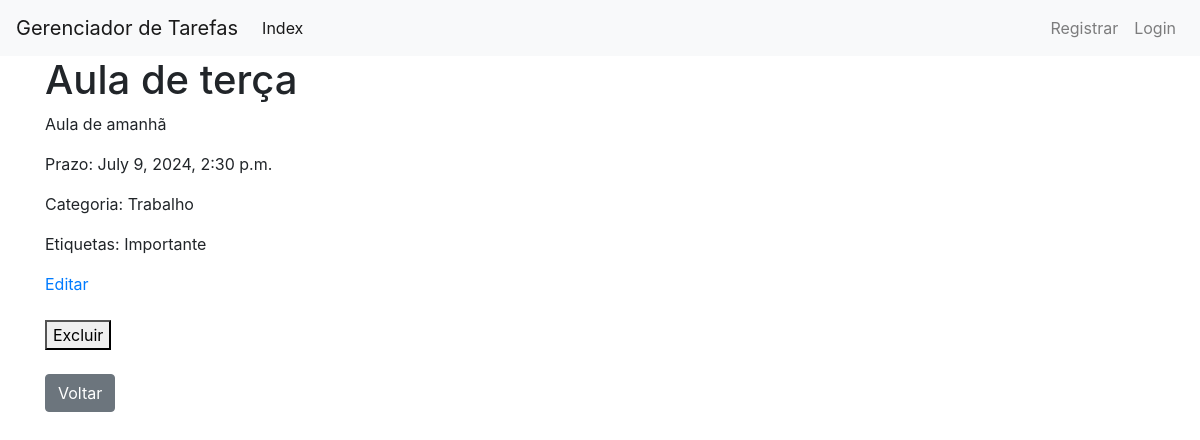
The app's page /tasks/2/ with its own data.
### tasks/models.py (models this page shows, shortened)
class Task(models.Model):
    title = models.CharField(max_length=200)
    description = models.TextField(blank=True)
    created_at = models.DateTimeField(auto_now_add=True)
    due_date = models.DateTimeField(null=True, blank=True)
    completed = models.BooleanField(default=False)
    category = models.ForeignKey(Category, on_delete=models.CASCADE)
    tags = models.ManyToManyField(Tag, blank=True)
    user = models.ForeignKey(User, on_delete=models.CASCADE)

class Category(models.Model):
    name = models.CharField(max_length=100)

class Tag(models.Model):
    name = models.CharField(max_length=100)

### tasks/views.py (the view)
# urls.py: path('tasks/<int:task_id>/', views.task_detail, name='task_detail'),
def task_detail(request, task_id):
    task = get_object_or_404(Task, id=task_id)
    return render(request, 'tasks/task_detail.html', {'task': task})

### tasks/templates/tasks/task_detail.html (shortened to what this page needs)
{% extends 'base.html' %}
{% block content %}
  <h1>{{ task.title }}</h1>
  <p>{{ task.description }}</p>
  <p>Prazo: {{ task.due_date }}</p>
  <p>Categoria: {{ task.category.name }}</p>
  <p>Etiquetas:
    {% for tag in task.tags.all %}
      {{ tag.name }}
    {% endfor %}
  </p>
  <a href="{% url 'task_edit' task.id %}">Editar</a>
  <form method="POST" action="{% url 'task_delete' task.id %}">
    <br>
    <button type="submit">Excluir</button>
  </form>
  <br>
  <a href="{% url 'index' %}" class="btn btn-secondary">Voltar</a>
{% endblock %}

### records on screen
Task: title "Aula de terça", description "Aula de amanhã", due_date "July 9, 2024, 2:30 p.m.", category.name "Trabalho"
Tag: name "Importante"
